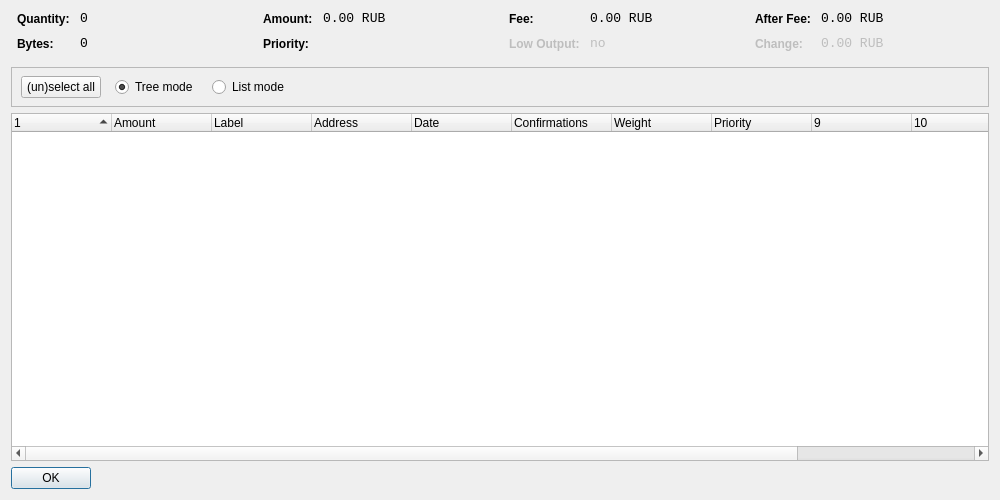
<?xml version="1.0" encoding="UTF-8"?>
<ui version="4.0">
 <class>CoinControlDialog</class>
 <widget class="QWidget" name="CoinControlDialog">
  <property name="geometry">
   <rect>
    <x>0</x>
    <y>0</y>
    <width>1000</width>
    <height>500</height>
   </rect>
  </property>
  <property name="windowTitle">
   <string>Coin Control</string>
  </property>
  <layout class="QVBoxLayout" name="verticalLayout">
   <item>
    <layout class="QHBoxLayout" name="horizontalLayoutTop" stretch="0,0,0,0">
     <property name="topMargin">
      <number>0</number>
     </property>
     <property name="bottomMargin">
      <number>10</number>
     </property>
     <item>
      <layout class="QFormLayout" name="formLayoutCoinControl1">
       <property name="horizontalSpacing">
        <number>10</number>
       </property>
       <property name="verticalSpacing">
        <number>10</number>
       </property>
       <property name="leftMargin">
        <number>6</number>
       </property>
       <property name="rightMargin">
        <number>6</number>
       </property>
       <item row="0" column="0">
        <widget class="QLabel" name="labelCoinControlQuantityText">
         <property name="styleSheet">
          <string notr="true">font-weight:bold;</string>
         </property>
         <property name="text">
          <string>Quantity:</string>
         </property>
        </widget>
       </item>
       <item row="0" column="1">
        <widget class="QLabel" name="labelCoinControlQuantity">
         <property name="font">
          <font>
           <family>Monospace</family>
           <pointsize>10</pointsize>
          </font>
         </property>
         <property name="cursor">
          <cursorShape>IBeamCursor</cursorShape>
         </property>
         <property name="contextMenuPolicy">
          <enum>Qt::ActionsContextMenu</enum>
         </property>
         <property name="text">
          <string notr="true">0</string>
         </property>
         <property name="textInteractionFlags">
          <set>Qt::LinksAccessibleByMouse|Qt::TextSelectableByKeyboard|Qt::TextSelectableByMouse</set>
         </property>
        </widget>
       </item>
       <item row="1" column="0">
        <widget class="QLabel" name="labelCoinControlBytesText">
         <property name="styleSheet">
          <string notr="true">font-weight:bold;</string>
         </property>
         <property name="text">
          <string>Bytes:</string>
         </property>
        </widget>
       </item>
       <item row="1" column="1">
        <widget class="QLabel" name="labelCoinControlBytes">
         <property name="font">
          <font>
           <family>Monospace</family>
           <pointsize>10</pointsize>
          </font>
         </property>
         <property name="cursor">
          <cursorShape>IBeamCursor</cursorShape>
         </property>
         <property name="contextMenuPolicy">
          <enum>Qt::ActionsContextMenu</enum>
         </property>
         <property name="text">
          <string notr="true">0</string>
         </property>
         <property name="textInteractionFlags">
          <set>Qt::LinksAccessibleByMouse|Qt::TextSelectableByKeyboard|Qt::TextSelectableByMouse</set>
         </property>
        </widget>
       </item>
      </layout>
     </item>
     <item>
      <layout class="QFormLayout" name="formLayoutCoinControl2">
       <property name="horizontalSpacing">
        <number>10</number>
       </property>
       <property name="verticalSpacing">
        <number>10</number>
       </property>
       <property name="leftMargin">
        <number>6</number>
       </property>
       <property name="rightMargin">
        <number>6</number>
       </property>
       <item row="0" column="0">
        <widget class="QLabel" name="labelCoinControlAmountText">
         <property name="styleSheet">
          <string notr="true">font-weight:bold;</string>
         </property>
         <property name="text">
          <string>Amount:</string>
         </property>
        </widget>
       </item>
       <item row="0" column="1">
        <widget class="QLabel" name="labelCoinControlAmount">
         <property name="font">
          <font>
           <family>Monospace</family>
           <pointsize>10</pointsize>
          </font>
         </property>
         <property name="cursor">
          <cursorShape>IBeamCursor</cursorShape>
         </property>
         <property name="contextMenuPolicy">
          <enum>Qt::ActionsContextMenu</enum>
         </property>
         <property name="text">
          <string notr="true">0.00 RUB</string>
         </property>
         <property name="textInteractionFlags">
          <set>Qt::LinksAccessibleByMouse|Qt::TextSelectableByKeyboard|Qt::TextSelectableByMouse</set>
         </property>
        </widget>
       </item>
       <item row="1" column="0">
        <widget class="QLabel" name="labelCoinControlPriorityText">
         <property name="styleSheet">
          <string notr="true">font-weight:bold;</string>
         </property>
         <property name="text">
          <string>Priority:</string>
         </property>
        </widget>
       </item>
       <item row="1" column="1">
        <widget class="QLabel" name="labelCoinControlPriority">
         <property name="font">
          <font>
           <family>Monospace</family>
           <pointsize>10</pointsize>
          </font>
         </property>
         <property name="cursor">
          <cursorShape>IBeamCursor</cursorShape>
         </property>
         <property name="contextMenuPolicy">
          <enum>Qt::ActionsContextMenu</enum>
         </property>
         <property name="text">
          <string/>
         </property>
         <property name="textInteractionFlags">
          <set>Qt::LinksAccessibleByMouse|Qt::TextSelectableByKeyboard|Qt::TextSelectableByMouse</set>
         </property>
        </widget>
       </item>
      </layout>
     </item>
     <item>
      <layout class="QFormLayout" name="formLayoutCoinControl3">
       <property name="horizontalSpacing">
        <number>10</number>
       </property>
       <property name="verticalSpacing">
        <number>10</number>
       </property>
       <property name="leftMargin">
        <number>6</number>
       </property>
       <property name="rightMargin">
        <number>6</number>
       </property>
       <item row="0" column="0">
        <widget class="QLabel" name="labelCoinControlFeeText">
         <property name="styleSheet">
          <string notr="true">font-weight:bold;</string>
         </property>
         <property name="text">
          <string>Fee:</string>
         </property>
        </widget>
       </item>
       <item row="0" column="1">
        <widget class="QLabel" name="labelCoinControlFee">
         <property name="font">
          <font>
           <family>Monospace</family>
           <pointsize>10</pointsize>
          </font>
         </property>
         <property name="cursor">
          <cursorShape>IBeamCursor</cursorShape>
         </property>
         <property name="contextMenuPolicy">
          <enum>Qt::ActionsContextMenu</enum>
         </property>
         <property name="text">
          <string notr="true">0.00 RUB</string>
         </property>
         <property name="textInteractionFlags">
          <set>Qt::LinksAccessibleByMouse|Qt::TextSelectableByKeyboard|Qt::TextSelectableByMouse</set>
         </property>
        </widget>
       </item>
       <item row="1" column="0">
        <widget class="QLabel" name="labelCoinControlLowOutputText">
         <property name="enabled">
          <bool>false</bool>
         </property>
         <property name="styleSheet">
          <string notr="true">font-weight:bold;</string>
         </property>
         <property name="text">
          <string>Low Output:</string>
         </property>
        </widget>
       </item>
       <item row="1" column="1">
        <widget class="QLabel" name="labelCoinControlLowOutput">
         <property name="enabled">
          <bool>false</bool>
         </property>
         <property name="font">
          <font>
           <family>Monospace</family>
           <pointsize>10</pointsize>
          </font>
         </property>
         <property name="cursor">
          <cursorShape>IBeamCursor</cursorShape>
         </property>
         <property name="contextMenuPolicy">
          <enum>Qt::ActionsContextMenu</enum>
         </property>
         <property name="text">
          <string>no</string>
         </property>
         <property name="textInteractionFlags">
          <set>Qt::LinksAccessibleByMouse|Qt::TextSelectableByKeyboard|Qt::TextSelectableByMouse</set>
         </property>
        </widget>
       </item>
      </layout>
     </item>
     <item>
      <layout class="QFormLayout" name="formLayoutCoinControl4">
       <property name="horizontalSpacing">
        <number>10</number>
       </property>
       <property name="verticalSpacing">
        <number>10</number>
       </property>
       <property name="leftMargin">
        <number>6</number>
       </property>
       <property name="rightMargin">
        <number>6</number>
       </property>
       <item row="0" column="0">
        <widget class="QLabel" name="labelCoinControlAfterFeeText">
         <property name="styleSheet">
          <string notr="true">font-weight:bold;</string>
         </property>
         <property name="text">
          <string>After Fee:</string>
         </property>
        </widget>
       </item>
       <item row="0" column="1">
        <widget class="QLabel" name="labelCoinControlAfterFee">
         <property name="font">
          <font>
           <family>Monospace</family>
           <pointsize>10</pointsize>
          </font>
         </property>
         <property name="cursor">
          <cursorShape>IBeamCursor</cursorShape>
         </property>
         <property name="contextMenuPolicy">
          <enum>Qt::ActionsContextMenu</enum>
         </property>
         <property name="text">
          <string notr="true">0.00 RUB</string>
         </property>
         <property name="textInteractionFlags">
          <set>Qt::LinksAccessibleByMouse|Qt::TextSelectableByKeyboard|Qt::TextSelectableByMouse</set>
         </property>
        </widget>
       </item>
       <item row="1" column="0">
        <widget class="QLabel" name="labelCoinControlChangeText">
         <property name="enabled">
          <bool>false</bool>
         </property>
         <property name="styleSheet">
          <string notr="true">font-weight:bold;</string>
         </property>
         <property name="text">
          <string>Change:</string>
         </property>
        </widget>
       </item>
       <item row="1" column="1">
        <widget class="QLabel" name="labelCoinControlChange">
         <property name="enabled">
          <bool>false</bool>
         </property>
         <property name="font">
          <font>
           <family>Monospace</family>
           <pointsize>10</pointsize>
          </font>
         </property>
         <property name="cursor">
          <cursorShape>IBeamCursor</cursorShape>
         </property>
         <property name="contextMenuPolicy">
          <enum>Qt::ActionsContextMenu</enum>
         </property>
         <property name="text">
          <string notr="true">0.00 RUB</string>
         </property>
         <property name="textInteractionFlags">
          <set>Qt::LinksAccessibleByMouse|Qt::TextSelectableByKeyboard|Qt::TextSelectableByMouse</set>
         </property>
        </widget>
       </item>
      </layout>
     </item>
    </layout>
   </item>
   <item>
    <widget class="QFrame" name="frame">
     <property name="minimumSize">
      <size>
       <width>0</width>
       <height>40</height>
      </size>
     </property>
     <property name="frameShape">
      <enum>QFrame::StyledPanel</enum>
     </property>
     <property name="frameShadow">
      <enum>QFrame::Sunken</enum>
     </property>
     <widget class="QWidget" name="horizontalLayoutWidget">
      <property name="geometry">
       <rect>
        <x>10</x>
        <y>0</y>
        <width>781</width>
        <height>41</height>
       </rect>
      </property>
      <layout class="QHBoxLayout" name="horizontalLayoutPanel" stretch="0,0,0,0">
       <property name="spacing">
        <number>14</number>
       </property>
       <item>
        <widget class="QPushButton" name="pushButtonSelectAll">
         <property name="sizePolicy">
          <sizepolicy hsizetype="Maximum" vsizetype="Fixed">
           <horstretch>0</horstretch>
           <verstretch>0</verstretch>
          </sizepolicy>
         </property>
         <property name="text">
          <string>(un)select all</string>
         </property>
        </widget>
       </item>
       <item>
        <widget class="QRadioButton" name="radioTreeMode">
         <property name="sizePolicy">
          <sizepolicy hsizetype="Maximum" vsizetype="Fixed">
           <horstretch>0</horstretch>
           <verstretch>0</verstretch>
          </sizepolicy>
         </property>
         <property name="text">
          <string>Tree mode</string>
         </property>
         <property name="checked">
          <bool>true</bool>
         </property>
        </widget>
       </item>
       <item>
        <widget class="QRadioButton" name="radioListMode">
         <property name="sizePolicy">
          <sizepolicy hsizetype="Maximum" vsizetype="Fixed">
           <horstretch>0</horstretch>
           <verstretch>0</verstretch>
          </sizepolicy>
         </property>
         <property name="text">
          <string>List mode</string>
         </property>
        </widget>
       </item>
       <item>
        <spacer name="horizontalSpacer">
         <property name="orientation">
          <enum>Qt::Horizontal</enum>
         </property>
         <property name="sizeHint" stdset="0">
          <size>
           <width>40</width>
           <height>20</height>
          </size>
         </property>
        </spacer>
       </item>
      </layout>
     </widget>
    </widget>
   </item>
   <item>
    <widget class="CoinControlTreeWidget" name="treeWidget">
     <property name="contextMenuPolicy">
      <enum>Qt::CustomContextMenu</enum>
     </property>
     <property name="sortingEnabled">
      <bool>false</bool>
     </property>
     <property name="columnCount">
      <number>12</number>
     </property>
     <attribute name="headerShowSortIndicator" stdset="0">
      <bool>true</bool>
     </attribute>
     <attribute name="headerStretchLastSection">
      <bool>false</bool>
     </attribute>
     <column>
      <property name="text">
       <string/>
      </property>
     </column>
     <column>
      <property name="text">
       <string>Amount</string>
      </property>
     </column>
     <column>
      <property name="text">
       <string>Label</string>
      </property>
     </column>
     <column>
      <property name="text">
       <string>Address</string>
      </property>
     </column>
     <column>
      <property name="text">
       <string>Date</string>
      </property>
     </column>
     <column>
      <property name="text">
       <string>Confirmations</string>
      </property>
      <property name="toolTip">
       <string>Confirmed</string>
      </property>
     </column>
     <column>
      <property name="text">
       <string>Weight</string>
      </property>
     </column>
     <column>
      <property name="text">
       <string>Priority</string>
      </property>
     </column>
     <column>
      <property name="text">
       <string/>
      </property>
     </column>
     <column>
      <property name="text">
       <string/>
      </property>
     </column>
     <column>
      <property name="text">
       <string/>
      </property>
     </column>
     <column>
      <property name="text">
       <string/>
      </property>
     </column>
    </widget>
   </item>
   <item>
    <widget class="QDialogButtonBox" name="buttonBox">
     <property name="sizePolicy">
      <sizepolicy hsizetype="Maximum" vsizetype="Fixed">
       <horstretch>0</horstretch>
       <verstretch>0</verstretch>
      </sizepolicy>
     </property>
     <property name="orientation">
      <enum>Qt::Horizontal</enum>
     </property>
     <property name="standardButtons">
      <set>QDialogButtonBox::Ok</set>
     </property>
    </widget>
   </item>
  </layout>
 </widget>
 <customwidgets>
  <customwidget>
   <class>CoinControlTreeWidget</class>
   <extends>QTreeWidget</extends>
   <header>coincontroltreewidget.h</header>
  </customwidget>
 </customwidgets>
 <resources/>
 <connections/>
</ui>
